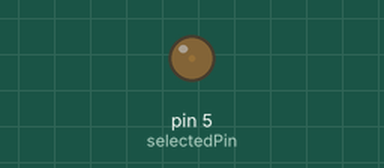
A sketch run on a simulated Arduino Uno, built with avr-gcc and run on an emulated ATmega328P. Shown: output pins drawn as LEDs (lit = HIGH).

Above: at 0.05 s.
At 2.25 s:
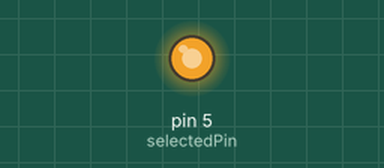
At 3.35 s:
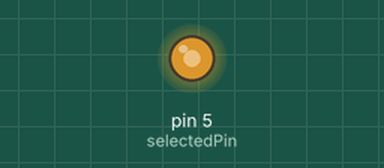
At 4.5 s:
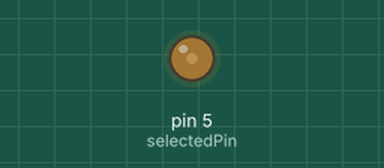
Timing chart, 0 to 6.6 s (numbered marks = the images above):
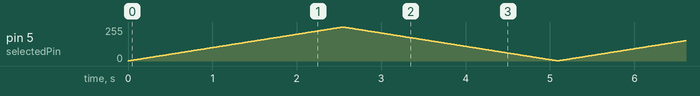

The sketch:

Practica6.ino
```cpp
int timeOnDelay = 10;
int selectedPin = 5;
void setup() {
  pinMode(selectedPin,OUTPUT);
}

void loop() {
  //Se incrementa la intensidad percibida cada 10ms
  for(int i = 1; i<255; i++){
    analogWrite(selectedPin,i);
    delay(timeOnDelay);
  }
  //Se decrementa la intensidad percibida cada 10ms
  for(int i = 255; i>1; i--){
    analogWrite(selectedPin,i);
    delay(timeOnDelay);
  }
}
```
